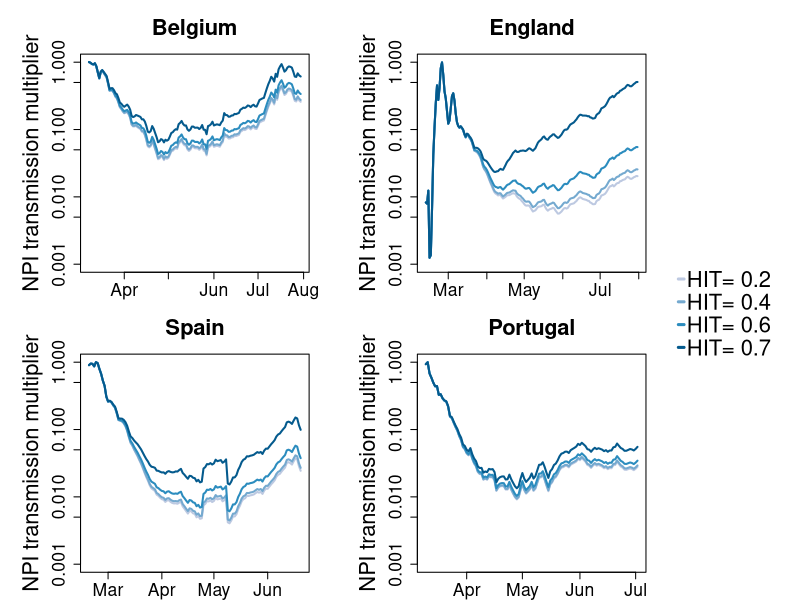

Write the R code that produced this figure.
# test
library(lubridate)
library(magrittr)
library(RColorBrewer)

cols= brewer.pal(n = 5, name = "PuBu")[-(1)]

setwd("C:/Users/Michael Lachmann/Documents/CV19")

pop=c(England=67e6,Belgium=12e6,Portugal=10e6,Spain=47e6)

# Multipliers for positive cases to real cases
mult=1/c(England=0.024,Belgium=0.06,Portugal=0.09,Spain=0.06)


a=read.csv("european_country_rt-plus-cases.csv",header = T,as.is=T)
a$date %<>% ymd


layout(rbind(c(1:2,5),c(3:4,5)),widths = c(0.4,0.4,0.15))
m=par("mar")
par(mar=c(2.1,6.1,4.1,2.1))
for( country in c("Belgium", "England","Spain","Portugal")) {
  b=a[a$country==country,]
  
  o=order(b$date,na.last = T)
  b=b[o,]

    b$inf=cumsum(b$cases)
  population =  pop[country]
  
  R0=max(b$mean_rt,na.rm=T)
  
  Rt=b$median_rt
  
  
  
  multiplier = mult[country]

  St=1 - b$inf * multiplier / population
  i=!is.na(Rt)
  Rt=Rt[i]
  St=St[i]
  D=b$date[i]
  
  
  S.star=0.2
  Mt = exp(R0 * ( log(St)/log(S.star) - (1-log(Rt)/log(R0))))
  par(cex.axis=1.6)
  par(cex.lab=2)
  par(cex.main=2)
  plot(D,Mt,log="y",ylim=c(0.001,1),xlab="Date",ylab="NPI transmission multiplier",main=country ,type="n")
  S.stars=1-c(0.7,0.6,0.4,0.2)

  for( i in seq_along(S.stars) ){
    S.star=S.stars[i]
    Mt = exp(R0 * ( log(St)/log(S.star) - (1-log(Rt)/log(R0))))
    lines( D, Mt,col=cols[i],lwd=2)  
  }
}
plot(1, type = "n", axes=FALSE, xlab="", ylab="")
par(mar=c(0,0,0,0))
legend("right",legend=paste("HIT=",rev(round(1-S.stars,2))),col=cols[1:4],lty=1,lwd=3,horiz = F,inset = 0,box.lty = 0,cex=2)
par(mar=m)
